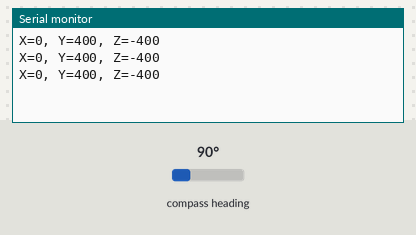
Simulated run of this sketch. Board: Arduino Uno, built with avr-gcc and run on an emulated ATmega328P. Parts: the last lines printed to the serial monitor. Wiring (inferred from the names in the program): HMC5883L compass at I2C address 0x1E. The inputs (shaded band) are chosen by the test bench; at power-on: compass heading 90°.

Above: at 1.3 s.
1.4 s: compass heading set to 7°
At 2.0 s:
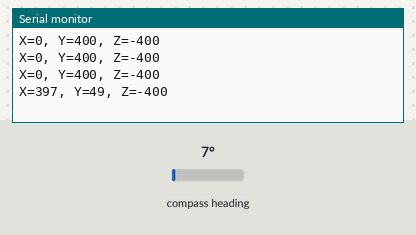
2.9 s: compass heading set to 180°
At 3.5 s:
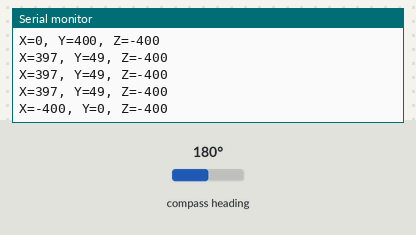
Timing chart, 0 to 5.9 s (numbered marks = the images above; inputs shaded):
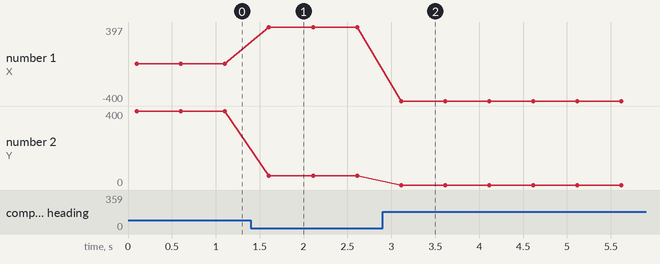

The sketch:

Compass_Arduino_10.ino
```cpp
#include <Wire.h>

#define Addr 0x1E               // 7-bit address of HMC5883 compass

void setup() {
  Serial.begin(19200);
  delay(100);                   // Power up delay
  Wire.begin();

  // Set operating mode to continuous
  Wire.beginTransmission(Addr);
  Wire.write(byte(0x02));
  Wire.write(byte(0x00));
  Wire.endTransmission();
}

void loop() {
  int x, y, z;

  // Initiate communications with compass
  Wire.beginTransmission(Addr);
  Wire.write(byte(0x03));       // Send request to X MSB register
  Wire.endTransmission();

  Wire.requestFrom(Addr, 6);    // Request 6 bytes; 2 bytes per axis
  if(Wire.available() <= 6) {    // If 6 bytes available
    x = Wire.read() << 8 | Wire.read();
    z = Wire.read() << 8 | Wire.read();
    y = Wire.read() << 8 | Wire.read();
  }

  // Print raw values
  Serial.print("X=");
  Serial.print(x);
  Serial.print(", Y=");
  Serial.print(y);
  Serial.print(", Z=");
  Serial.println(z);

  delay(500);
}
```

Measured:
- after the input at 1.4 s, the serial monitor: prints a new line after 0.21 s (image 1)
- after the input at 2.9 s, the serial monitor: prints a new line after 0.21 s (image 2)
- plotted number 1: 0 → 397 after the input at 1.4 s
- plotted number 2: 400 → 49 after the input at 1.4 s
